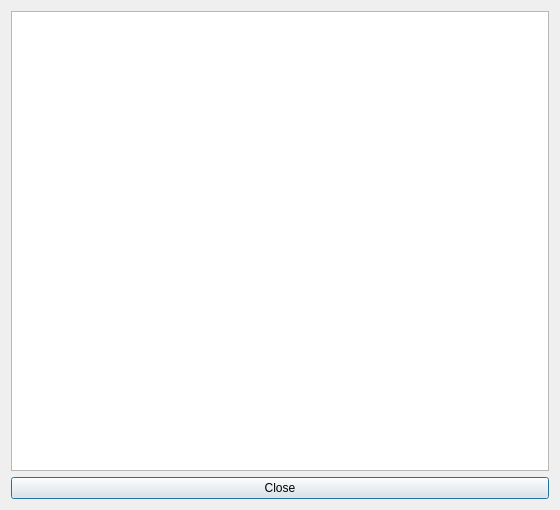
<?xml version="1.0" encoding="UTF-8"?>
<ui version="4.0">
 <class>HelpFaqForm_template</class>
 <widget class="QDialog" name="HelpFaqForm_template">
  <property name="geometry">
   <rect>
    <x>0</x>
    <y>0</y>
    <width>560</width>
    <height>510</height>
   </rect>
  </property>
  <property name="windowTitle">
   <string extracomment="This is the title of the dialog for FAQ help">Frequently asked questions</string>
  </property>
  <layout class="QGridLayout" name="gridLayout">
   <item row="0" column="0">
    <widget class="QPlainTextEdit" name="plainTextEdit"/>
   </item>
   <item row="1" column="0">
    <widget class="QPushButton" name="closePushButton">
     <property name="text">
      <string>Close</string>
     </property>
    </widget>
   </item>
  </layout>
 </widget>
 <layoutdefault spacing="6" margin="11"/>
 <resources/>
 <connections/>
</ui>
